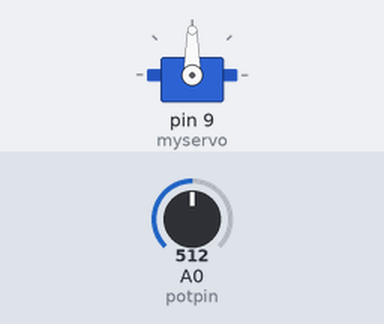
Simulated run of this sketch. Board: Arduino Uno, built with avr-gcc and run on an emulated ATmega328P. Parts: servo. Inputs (shaded band) come from the test bench; at power-on: A0 (potpin) = 512.

Above: at 1.2 s.
1.3 s: A0 (potpin) set to 716
At 1.8 s:
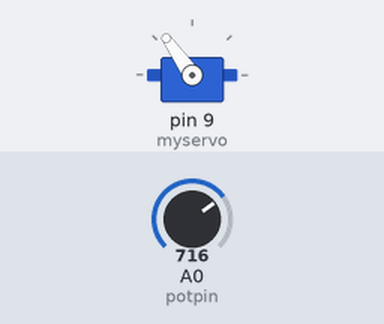
2.8 s: A0 (potpin) set to 900
At 3.7 s:
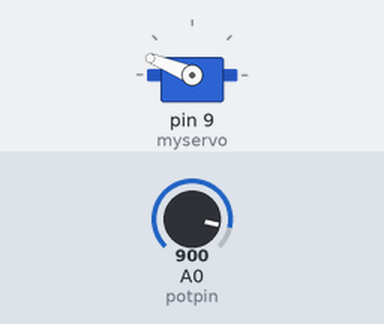
4.3 s: A0 (potpin) set to 1023
At 5.4 s:
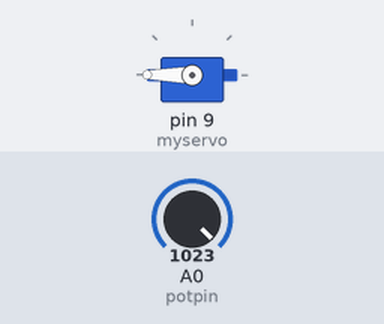
5.8 s: A0 (potpin) set to 306
At 6.1 s:
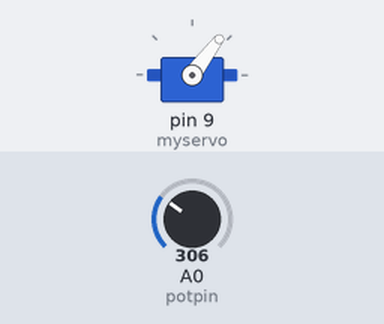
7.3 s: A0 (potpin) set to 122
At 7.7 s:
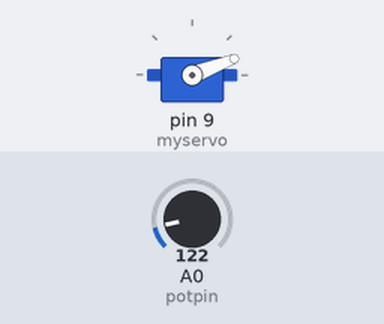
Timing chart, 0 to 9.8 s (numbered marks = the images above; inputs shaded):
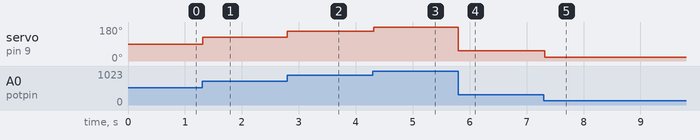

The sketch:

Servo_Motor_Potentiometer.ino
```cpp
#include <Servo.h> //add servo library

Servo myservo; //create servo object to control a servo

int potpin=0  ;//analog pin used to connect the potentiometer
int value; //variable to read the value from the analog pin

void setup() {
  myservo.attach(9); //attaches the servo on pin 9 to the servo object

}

void loop() {
 value=analogRead(potpin); //reads the value of the potentiometer(a value between 0 and 1023)
 value=map(value,0,1023,0,180); //scale it to use it with the servo (value between 0 and 180)
 myservo.write(value); //sets the servo position according to the scaled value
 delay(25); //waits for the servo to get there
}
```

Measured:
- after the input at 1.3 s, servo on pin 9 (myservo): 90° → 125° at once
- after the input at 2.8 s, servo on pin 9 (myservo): 125° → 158° at once
- after the input at 4.3 s, servo on pin 9 (myservo): 158° → 180° at once
- after the input at 5.8 s, servo on pin 9 (myservo): 180° → 53° at once
- after the input at 7.3 s, servo on pin 9 (myservo): 53° → 21° at once
